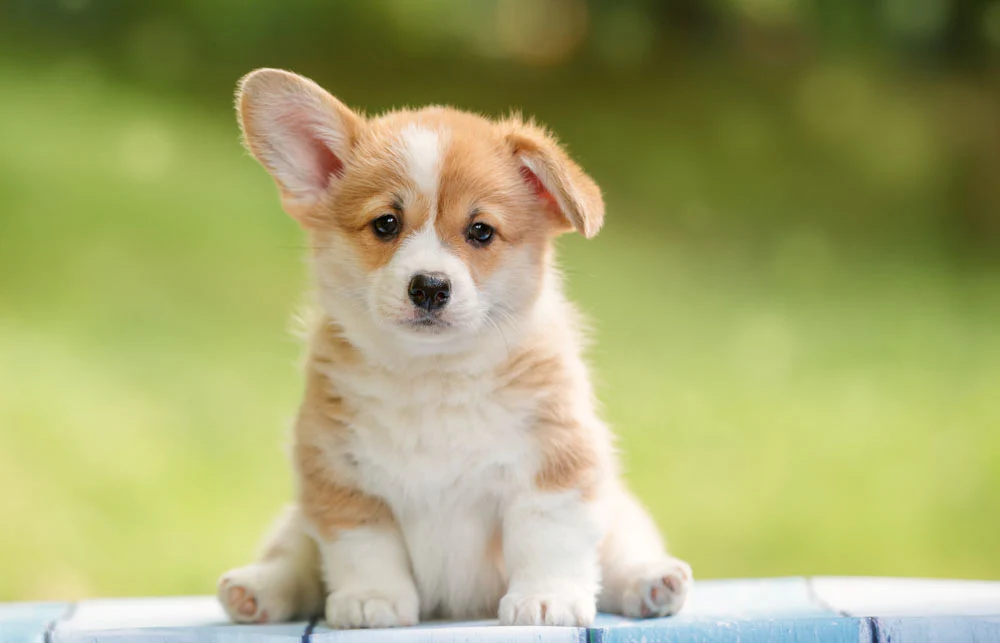
#> input picture multimedia/image_graphics/dog.jpg, 1000 x 643 px
$ python image_histogram.py
#> lines starting #> are read from the running program, lines starting #| are printed output that depends on the picture
import cv2
import matplotlib.pyplot as plt

img = cv2.imread("dog.jpg", 0)
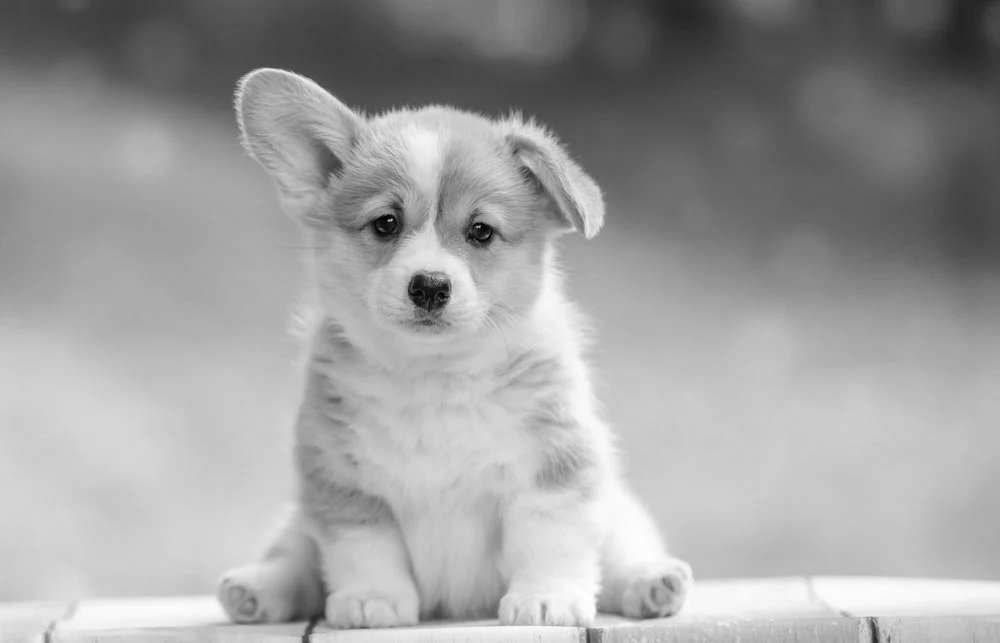
#> img: shape (643, 1000); min 0, max 254, mean 159.8
plt.imshow(img, cmap='gray')
plt.title("Grayscale Image")
plt.show()
hist = cv2.calcHist([img], [0], None, [256], [0,256])
#> hist = 256 values, max 11538 at index 204, min 0 at index 255, mean 2511.7
plt.plot(hist)
plt.title("Histogram")
plt.xlabel("Pixel Value")
plt.ylabel("Frequency")
plt.show()
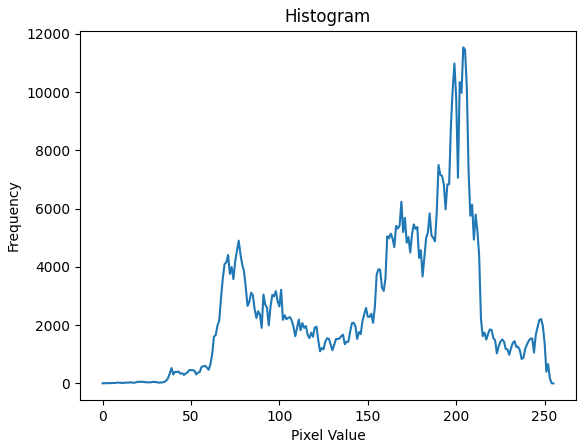
#> figure drawn by matplotlib, 1 panel; curve peaks at x = 204, y = 11538
